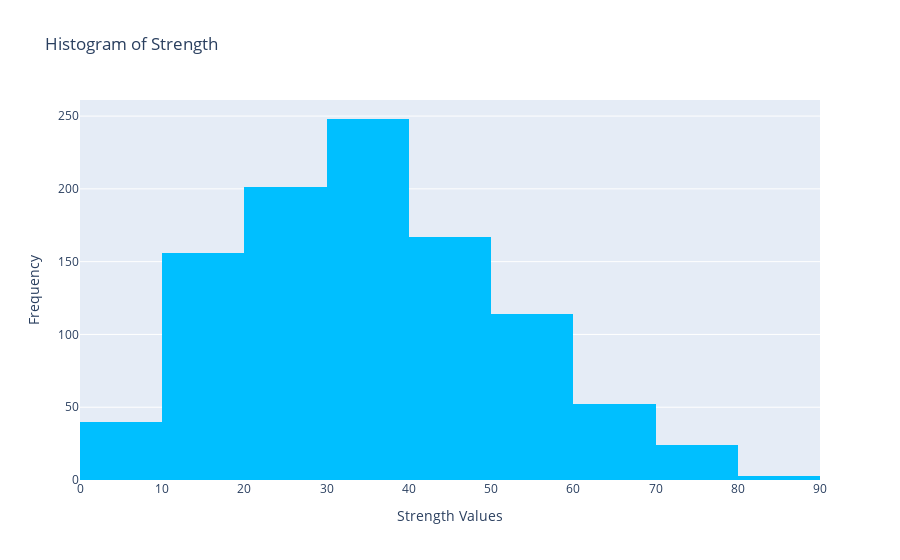

Notebook source saved alongside this figure:
### Code cell
data = df['Concrete compressive strength'].tolist()

fig = go.Figure(
    go.Histogram(x=data, nbinsx=10, marker_color='deepskyblue')
)

fig.update_layout(
    title='Histogram of Strength',
    xaxis_title='Strength Values',
    yaxis_title='Frequency'
)

fig.show()

### Figure 1 — Plotly figure (JSON) as saved in the notebook; plotly's stock layout.template omitted (floating-point values rounded to 4 significant figures; data arrays with more than 128 entries replaced by an {"elided": "..."} marker saying what was removed)
{"data": [{"marker": {"color": "deepskyblue"}, "nbinsx": 10, "type": "histogram", "x": {"elided": "1005 float values"}}], "layout": {"title": {"text": "Histogram of Strength"}, "xaxis": {"title": {"text": "Strength Values"}}, "yaxis": {"title": {"text": "Frequency"}}}}
